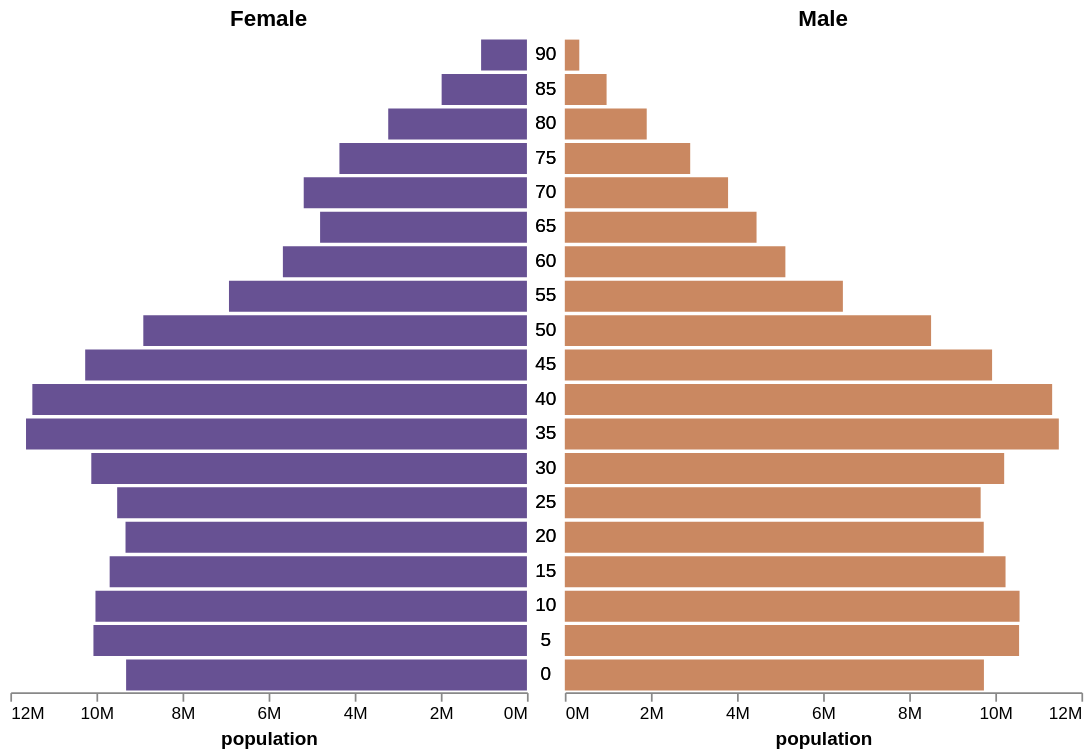

Describe this chart as a Vega-Lite specification.
### Vega-Lite specification from a JSON file in a GitHub repository (floating-point values rounded to 4 significant figures; data arrays with more than 128 entries replaced by an {"elided": "..."} marker saying what was removed)
{"$schema": "https://vega.github.io/schema/vega-lite/v4.json", "description": "A population pyramid for the US in 2000.", "data": {"values": {"elided": "570 records"}}, "transform": [{"filter": "datum.year == 2000"}, {"calculate": "datum.sex == 2 ? 'Female' : 'Male'", "as": "gender"}], "spacing": 0, "hconcat": [{"transform": [{"filter": {"field": "gender", "equal": "Female"}}], "title": "Female", "mark": "bar", "encoding": {"y": {"field": "age", "axis": null, "sort": "descending"}, "x": {"aggregate": "sum", "field": "people", "title": "population", "axis": {"format": "s"}, "sort": "descending"}, "color": {"field": "gender", "scale": {"range": ["#675193", "#ca8861"]}, "legend": null}}}, {"width": 20, "view": {"stroke": null}, "mark": {"type": "text", "align": "center"}, "encoding": {"y": {"field": "age", "type": "ordinal", "axis": null, "sort": "descending"}, "text": {"field": "age", "type": "quantitative"}}}, {"transform": [{"filter": {"field": "gender", "equal": "Male"}}], "title": "Male", "mark": "bar", "encoding": {"y": {"field": "age", "title": null, "axis": null, "sort": "descending"}, "x": {"aggregate": "sum", "field": "people", "title": "population", "axis": {"format": "s"}}, "color": {"field": "gender", "legend": null}}}], "config": {"view": {"stroke": null}, "axis": {"grid": false}}}
